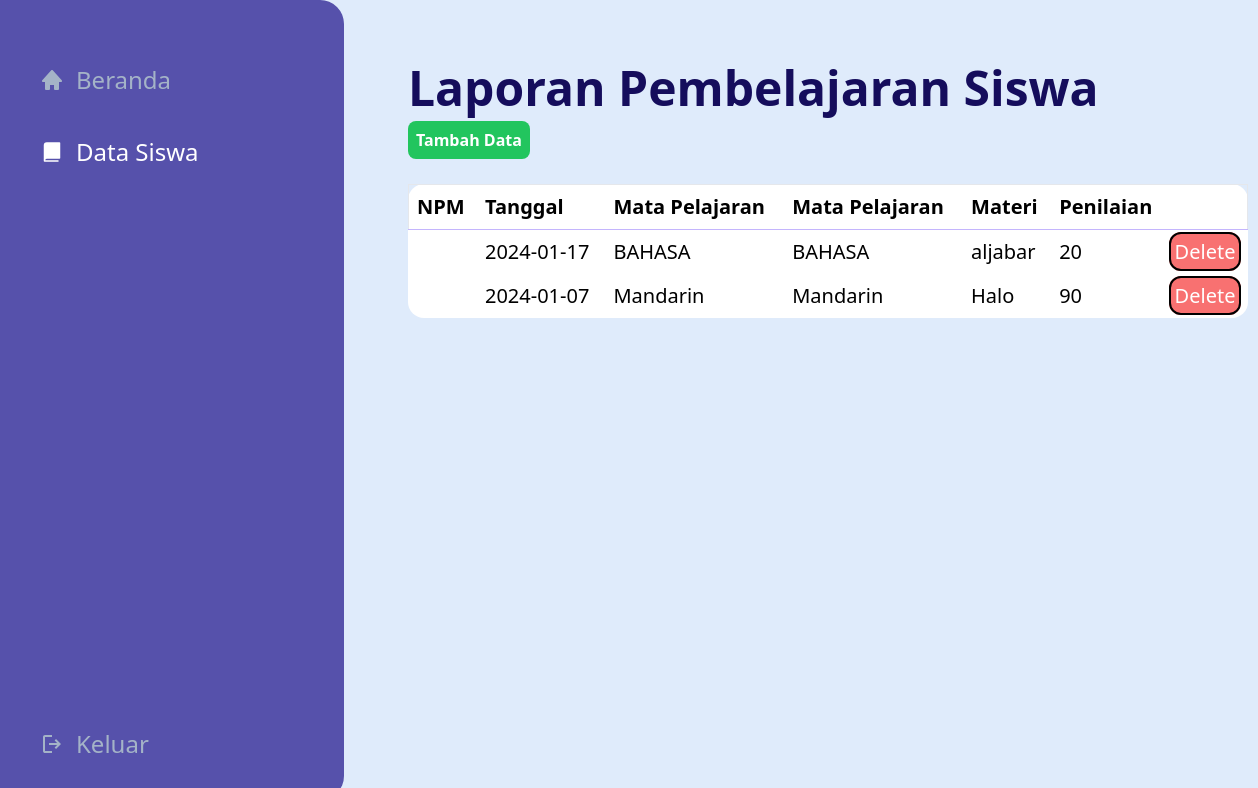
Screenshot of /admin_DataPenilaian.php with the database file from the repository.
### tables this page shows
CREATE TABLE `tbl_laporan` (
  `id` int(10) NOT NULL,
  `id_siswa` int(10) NOT NULL,
  `tanggal` date NOT NULL,
  `matpel` varchar(25) NOT NULL,
  `materi` varchar(25) NOT NULL,
  `penilaian` int(11) NOT NULL
);

### src/admin_DataPenilaian.php (the view, shortened to what this page needs)
<?php
    require 'connection.php';
?>
<!doctype html>
<html>
<head>
  <link href="output.css" rel="stylesheet">
</head>
<body class="bg-[#DFEBFB] h-screen flex ">
<header class="bg-[#5651AB] w-[344px] rounded-r-3xl flex flex-col justify-between items-start ">
      <nav class="">
          <ul class="text-[#A4B3C7] text-2xl">
                <li class="m-10 mt-16 flex gap-3 active:text-white hover:text-white  items-center">
                    <a class="active:text-white" href="admin_home.php">Beranda</a>
                </li>
                <li class="m-10 flex gap-3 active:text-white text-white  items-center">
                    <svg xmlns="http://www.w3.org/2000/svg" width="1em" height="1em" viewBox="0 0 256 256"><path fill="currentColor" d="M216 32v160a8 8 0 0 1-8 8H72a16 16 0 0 0-16 16h136a8 8 0 0 1 0 16H48a8 8 0 0 1-8-8V56a32 32 0 0 1 32-32h136a8 8 0 0 1 8 8"/></svg>
                    <a href="admin_dataSiswa.php">Data Siswa</a>
                </li>
            </ul>
        </nav>
        <div class="text-[#A4B3C7] hover:text-white text-2xl m-10 flex gap-3 items-center">
            <svg xmlns="http://www.w3.org/2000/svg" width="1em" height="1em" viewBox="0 0 24 24"><path fill="currentColor" d="M5 21q-.825 0-1.412-.587T3 19V5q0-.825.588-1.412T5 3h7v2H5v14h7v2zm11-4l-1.375-1.45l2.55-2.55H9v-2h8.175l-2.55-2.55L16 7l5 5z"/></svg>
            <a href="<?php $_SERVER['PHP_SELF']; ?>">Keluar</a>
        </div>
    </header>
    <main class="p-16 w-[841px]">
        <h1 class="mb-4 text-5xl font-bold text-[#150D5C]">Laporan Pembelajaran Siswa</h1>
        <a href="admin_formEdit.php" class="font-semibold p-2 bg-green-500 text-white rounded-lg" >Tambah Data</a>
        <table class="table-auto mt-8 bg-white text-xl w-[840px] rounded-2xl  ">
            <thead>
                <tr class="border border-b-violet-300" >
                    <th class="p-2 text-left">NPM</th>
                    <th class="p-2 text-left">Tanggal</th>
                    <th class="p-2 text-left">Mata Pelajaran</th>
                    <th class="p-2 text-left">Mata Pelajaran</th>
                    <th class="p-2 text-left">Materi</th>
                    <th class="p-2 text-left">Penilaian</th>
                </tr>
            </thead>
            <tbody class="">
                <?php
                $querySiswa= mysqli_query($con,"SELECT * FROM tbl_laporan");
                while ($data= mysqli_fetch_array($querySiswa)){?>
                <tr>
                    <td class="p-2 "><?= $data['npm'] ?> </td>
                    <td class="p-2 "><?= $data['tanggal'] ?> </td>
                    <td class="p-2 "><?= $data['matpel'] ?></td>
                    <td class="p-2 "><?= $data['matpel'] ?></td>
                    <td class="p-2 "><?= $data['materi'] ?></td>
                    <td class="p-2 "><?= $data['penilaian'] ?></td>
                    <td><a href="deleteNilai.php?id=<?php echo $data['id'] ?>" class="p-1 border border-2 text-white border-black bg-red-400 rounded-xl">Delete</a></td>
                </tr>
                <?php } ?>
            </tbody>
        </table>
    </main>
</body>
</html>

### rows the page displays
tbl_laporan: tanggal "2024-01-17", matpel "BAHASA", materi "aljabar", penilaian "20"
tbl_laporan: tanggal "2024-01-07", matpel "Mandarin", materi "Halo", penilaian "90"
